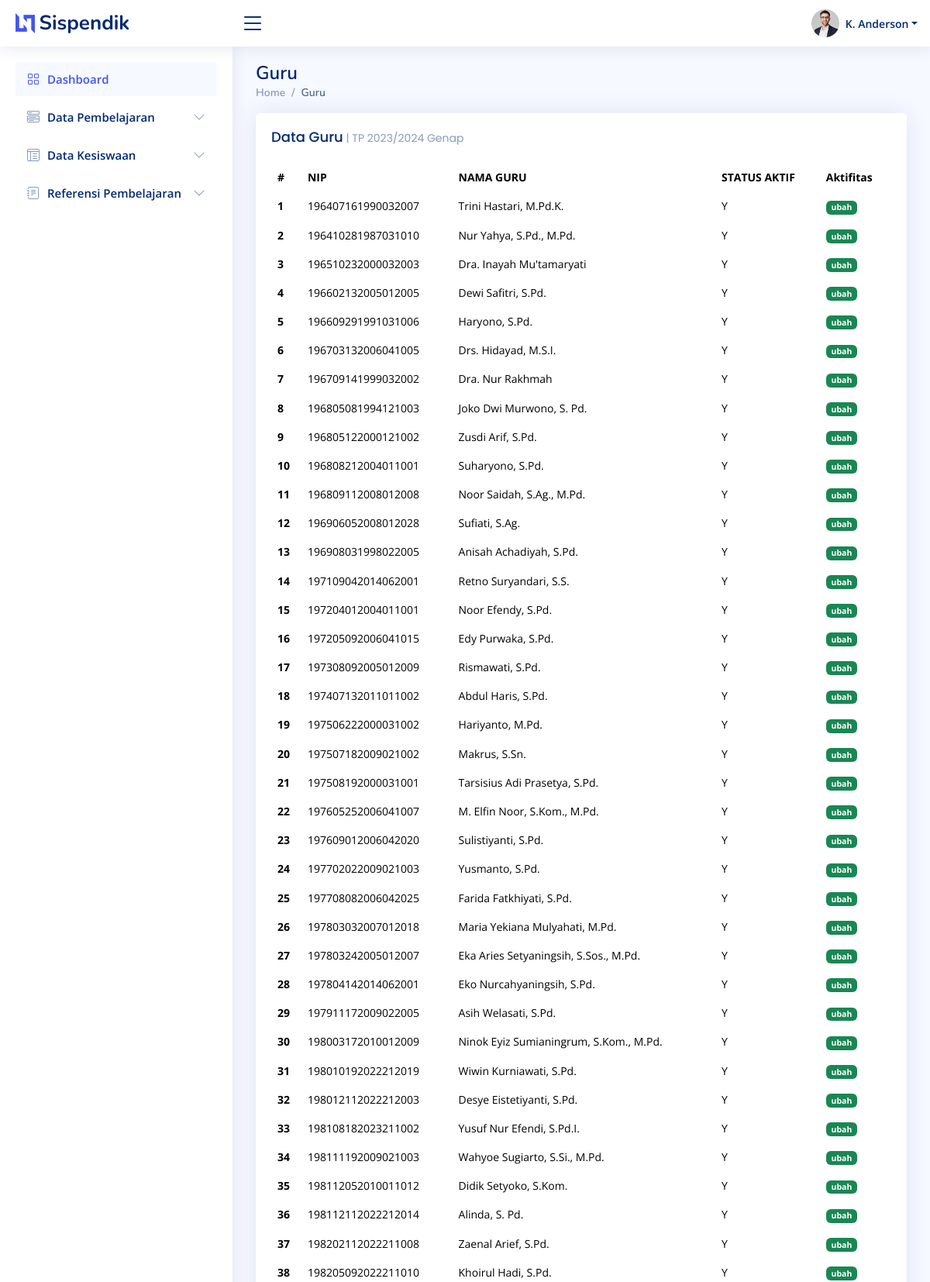
The app's page /webmin/guru.php (upper part) with its own data.
### tables this page shows
CREATE TABLE IF NOT EXISTS `tahun_pelajaran` (
  `IDTP` char(5) NOT NULL,
  `KETERANGAN` varchar(20) NOT NULL,
  `AKTIF` enum('yes','no') NOT NULL,
  PRIMARY KEY (`IDTP`)
);

CREATE TABLE IF NOT EXISTS `guru` (
  `KODEGURU` char(18) NOT NULL,
  `NAMA` varchar(50) DEFAULT NULL,
  `AKTIF` enum('Y','N') NOT NULL,
  PRIMARY KEY (`KODEGURU`)
);

### webmin/promp.php (called while the page is built, shortened)
<?php
include_once '../config/koneksi.php';
$queryTp = $con->query("SELECT * FROM tahun_pelajaran WHERE AKTIF='yes'");
$data_tp = $queryTp->fetch_array();

### webmin/guru.php (the view, shortened to what this page needs)
<?php
include_once("promp.php");
?>
<!DOCTYPE html>
<html lang="en">
<head>
    <link href="assets/vendor/bootstrap/css/bootstrap.min.css" rel="stylesheet">
    <link href="assets/vendor/bootstrap-icons/bootstrap-icons.css" rel="stylesheet">
    <link href="assets/vendor/boxicons/css/boxicons.min.css" rel="stylesheet">
    <link href="assets/vendor/quill/quill.snow.css" rel="stylesheet">
    <link href="assets/vendor/quill/quill.bubble.css" rel="stylesheet">
    <link href="assets/vendor/remixicon/remixicon.css" rel="stylesheet">
    <link href="assets/vendor/simple-datatables/style.css" rel="stylesheet">
    <link href="assets/css/style.css" rel="stylesheet">
</head>
<body>
    <header id="header" class="header fixed-top d-flex align-items-center">
        <div class="d-flex align-items-center justify-content-between">
            <a href="index.php" class="logo d-flex align-items-center">
                <img src="assets/img/logo.png" alt="">
                <span class="d-none d-lg-block">Sispendik</span>
            </a>
            <i class="bi bi-list toggle-sidebar-btn"></i>
        </div>
        <nav class="header-nav ms-auto">
            <ul class="d-flex align-items-center">
                <li class="nav-item dropdown pe-3">
                    <a class="nav-link nav-profile d-flex align-items-center pe-0" href="#" data-bs-toggle="dropdown">
                        <img src="assets/img/profile-img.jpg" alt="Profile" class="rounded-circle">
                        <span class="d-none d-md-block dropdown-toggle ps-2">K. Anderson</span>
                    </a>
                </li>
            </ul>
        </nav>
    </header>
    <?php
    include "_komponen/menu.php";
    ?>
    <main id="main" class="main">
        <div class="pagetitle">
            <h1>Guru</h1>
            <nav>
                <ol class="breadcrumb">
                    <li class="breadcrumb-item"><a href="index.php">Home</a></li>
                    <li class="breadcrumb-item active">Guru</li>
                </ol>
            </nav>
        </div>
        <section class="section dashboard">
            <div class="row">
                <div class="col-lg-12">
                    <div class="row">
                        <div class="col-12">
                            <div class="card recent-sales overflow-auto">
                                <div class="card-body">
                                    <h5 class="card-title">Data Guru<span> | TP <?php echo $data_tp['KETERANGAN'] ?></span></h5>
                                    <table class="table table-borderless datatable">
                                        <thead>
                                            <tr>
                                                <th scope="col">#</th>
                                                <th scope="col">NIP</th>
                                                <th scope="col">NAMA GURU</th>
                                                <th scope="col">STATUS AKTIF</th>
                                                <th scope="col">Aktifitas</th>
                                            </tr>
                                        </thead>
                                        <tbody>
                                            <?php
                                            $stmts = $con->query("SELECT * FROM guru ");
                                            $i = 1;
                                            while ($data = $stmts->fetch_array()) {
                                                echo "<tr><th scope='row'>" . $i++ . "</th>
                                                <td>" . $data['KODEGURU'] . "</td>
                                                ";
                                                echo "<td>" . $data['NAMA'] . "</td>";
                                                echo  "<td>" . $data['AKTIF'] . "</td>
                                                        <td><a href='guru_edit.php?id=" . $data['KODEGURU'] . "' class='badge bg-success'>ubah</a></td></tr>";
                                            }
                                            ?>
                                        </tbody>
                                    </table>
                                </div>
                            </div>
                        </div>
                    </div>
                </div>
            </div>
        </section>
    </main>
</body>
</html>

### webmin/assets/css/style.css (style rules this page uses)
:root { scroll-behavior: smooth; }
body { font-family: "Open Sans", sans-serif; background: #f6f9ff; color: #444444; }
a { color: #4154f1; text-decoration: none; }
h1, h2, h3, h4, h5, h6 { font-family: "Nunito", sans-serif; }
#main { margin-top: 60px; padding: 20px 30px; transition: all 0.3s; }
.pagetitle { margin-bottom: 10px; }
.pagetitle h1 { font-size: 24px; margin-bottom: 0; font-weight: 600; color: #012970; }
.card { margin-bottom: 30px; border: none; border-radius: 5px; box-shadow: 0px 0 30px rgba(1, 41, 112, 0.1); }
.card-title { padding: 20px 0 15px 0; font-size: 18px; font-weight: 500; color: #012970; font-family: "Poppins", sans-serif; }
.card-title span { color: #899bbd; font-size: 14px; font-weight: 400; }
.card-body { padding: 0 20px 20px 20px; }
.breadcrumb { font-size: 14px; font-family: "Nunito", sans-serif; color: #899bbd; font-weight: 600; }
.breadcrumb a { color: #899bbd; transition: 0.3s; }
.breadcrumb .breadcrumb-item::before { color: #899bbd; }
.breadcrumb .active { color: #51678f; font-weight: 600; }
.logo { line-height: 1; }
@media (min-width: 1200px) { .logo { width: 280px; } }
.logo img { max-height: 26px; margin-right: 6px; }
.logo span { font-size: 26px; font-weight: 700; color: #012970; font-family: "Nunito", sans-serif; }
.header { transition: all 0.5s; z-index: 997; height: 60px; box-shadow: 0px 2px 20px rgba(1, 41, 112, 0.1); background-color: #fff; padding-left: 20px; }
.header .toggle-sidebar-btn { font-size: 32px; padding-left: 10px; cursor: pointer; color: #012970; }
.header-nav ul { list-style: none; }
.header-nav>ul { margin: 0; padding: 0; }
.header-nav .nav-profile { color: #012970; }
.header-nav .nav-profile img { max-height: 36px; }
.header-nav .nav-profile span { font-size: 14px; font-weight: 600; }
@media (min-width: 1200px) { #main, #footer { margin-left: 300px; } }
.dashboard .recent-sales { font-size: 14px; }
.dashboard .recent-sales .table thead { background: #f6f6fe; }
.dashboard .recent-sales .table thead th { border: 0; }

### records on screen
tahun_pelajaran: KETERANGAN "2023/2024 Genap"
guru: KODEGURU "196407161990032007", NAMA "Trini Hastari, M.Pd.K.", AKTIF "Y"
guru: KODEGURU "196410281987031010", NAMA "Nur Yahya, S.Pd., M.Pd.", AKTIF "Y"
guru: KODEGURU "196510232000032003", NAMA "Dra. Inayah Mu'tamaryati", AKTIF "Y"
guru: KODEGURU "196602132005012005", NAMA "Dewi Safitri, S.Pd.", AKTIF "Y"
guru: KODEGURU "196609291991031006", NAMA "Haryono, S.Pd.", AKTIF "Y"
guru: KODEGURU "196703132006041005", NAMA "Drs. Hidayad, M.S.I.", AKTIF "Y"
guru: KODEGURU "196709141999032002", NAMA "Dra. Nur Rakhmah", AKTIF "Y"
guru: KODEGURU "196805081994121003", NAMA "Joko Dwi Murwono, S. Pd.", AKTIF "Y"
guru: KODEGURU "196805122000121002", NAMA "Zusdi Arif, S.Pd.", AKTIF "Y"
guru: KODEGURU "196808212004011001", NAMA "Suharyono, S.Pd.", AKTIF "Y"
guru: KODEGURU "196809112008012008", NAMA "Noor Saidah, S.Ag., M.Pd.", AKTIF "Y"
guru: KODEGURU "196906052008012028", NAMA "Sufiati, S.Ag.", AKTIF "Y"
guru: KODEGURU "196908031998022005", NAMA "Anisah Achadiyah, S.Pd.", AKTIF "Y"
guru: KODEGURU "197109042014062001", NAMA "Retno Suryandari, S.S.", AKTIF "Y"
guru: KODEGURU "197204012004011001", NAMA "Noor Efendy, S.Pd.", AKTIF "Y"
guru: KODEGURU "197205092006041015", NAMA "Edy Purwaka, S.Pd.", AKTIF "Y"
guru: KODEGURU "197308092005012009", NAMA "Rismawati, S.Pd.", AKTIF "Y"
guru: KODEGURU "197407132011011002", NAMA "Abdul Haris, S.Pd.", AKTIF "Y"
guru: KODEGURU "197506222000031002", NAMA "Hariyanto, M.Pd.", AKTIF "Y"
guru: KODEGURU "197507182009021002", NAMA "Makrus, S.Sn.", AKTIF "Y"
guru: KODEGURU "197508192000031001", NAMA "Tarsisius Adi Prasetya, S.Pd.", AKTIF "Y"
guru: KODEGURU "197605252006041007", NAMA "M. Elfin Noor, S.Kom., M.Pd.", AKTIF "Y"
guru: KODEGURU "197609012006042020", NAMA "Sulistiyanti, S.Pd.", AKTIF "Y"
guru: KODEGURU "197702022009021003", NAMA "Yusmanto, S.Pd.", AKTIF "Y"
guru: KODEGURU "197708082006042025", NAMA "Farida Fatkhiyati, S.Pd.", AKTIF "Y"
guru: KODEGURU "197803032007012018", NAMA "Maria Yekiana Mulyahati, M.Pd.", AKTIF "Y"
guru: KODEGURU "197803242005012007", NAMA "Eka Aries Setyaningsih, S.Sos., M.Pd.", AKTIF "Y"
guru: KODEGURU "197804142014062001", NAMA "Eko Nurcahyaningsih, S.Pd.", AKTIF "Y"
guru: KODEGURU "197911172009022005", NAMA "Asih Welasati, S.Pd.", AKTIF "Y"
guru: KODEGURU "198003172010012009", NAMA "Ninok Eyiz Sumianingrum, S.Kom., M.Pd.", AKTIF "Y"
guru: KODEGURU "198010192022212019", NAMA "Wiwin Kurniawati, S.Pd.", AKTIF "Y"
guru: KODEGURU "198012112022212003", NAMA "Desye Eistetiyanti, S.Pd.", AKTIF "Y"
guru: KODEGURU "198108182023211002", NAMA "Yusuf Nur Efendi, S.Pd.I.", AKTIF "Y"
guru: KODEGURU "198111192009021003", NAMA "Wahyoe Sugiarto, S.Si., M.Pd.", AKTIF "Y"
guru: KODEGURU "198112052010011012", NAMA "Didik Setyoko, S.Kom.", AKTIF "Y"
guru: KODEGURU "198112112022212014", NAMA "Alinda, S. Pd.", AKTIF "Y"
guru: KODEGURU "198202112022211008", NAMA "Zaenal Arief, S.Pd.", AKTIF "Y"
guru: KODEGURU "198205092022211010", NAMA "Khoirul Hadi, S.Pd.", AKTIF "Y"
